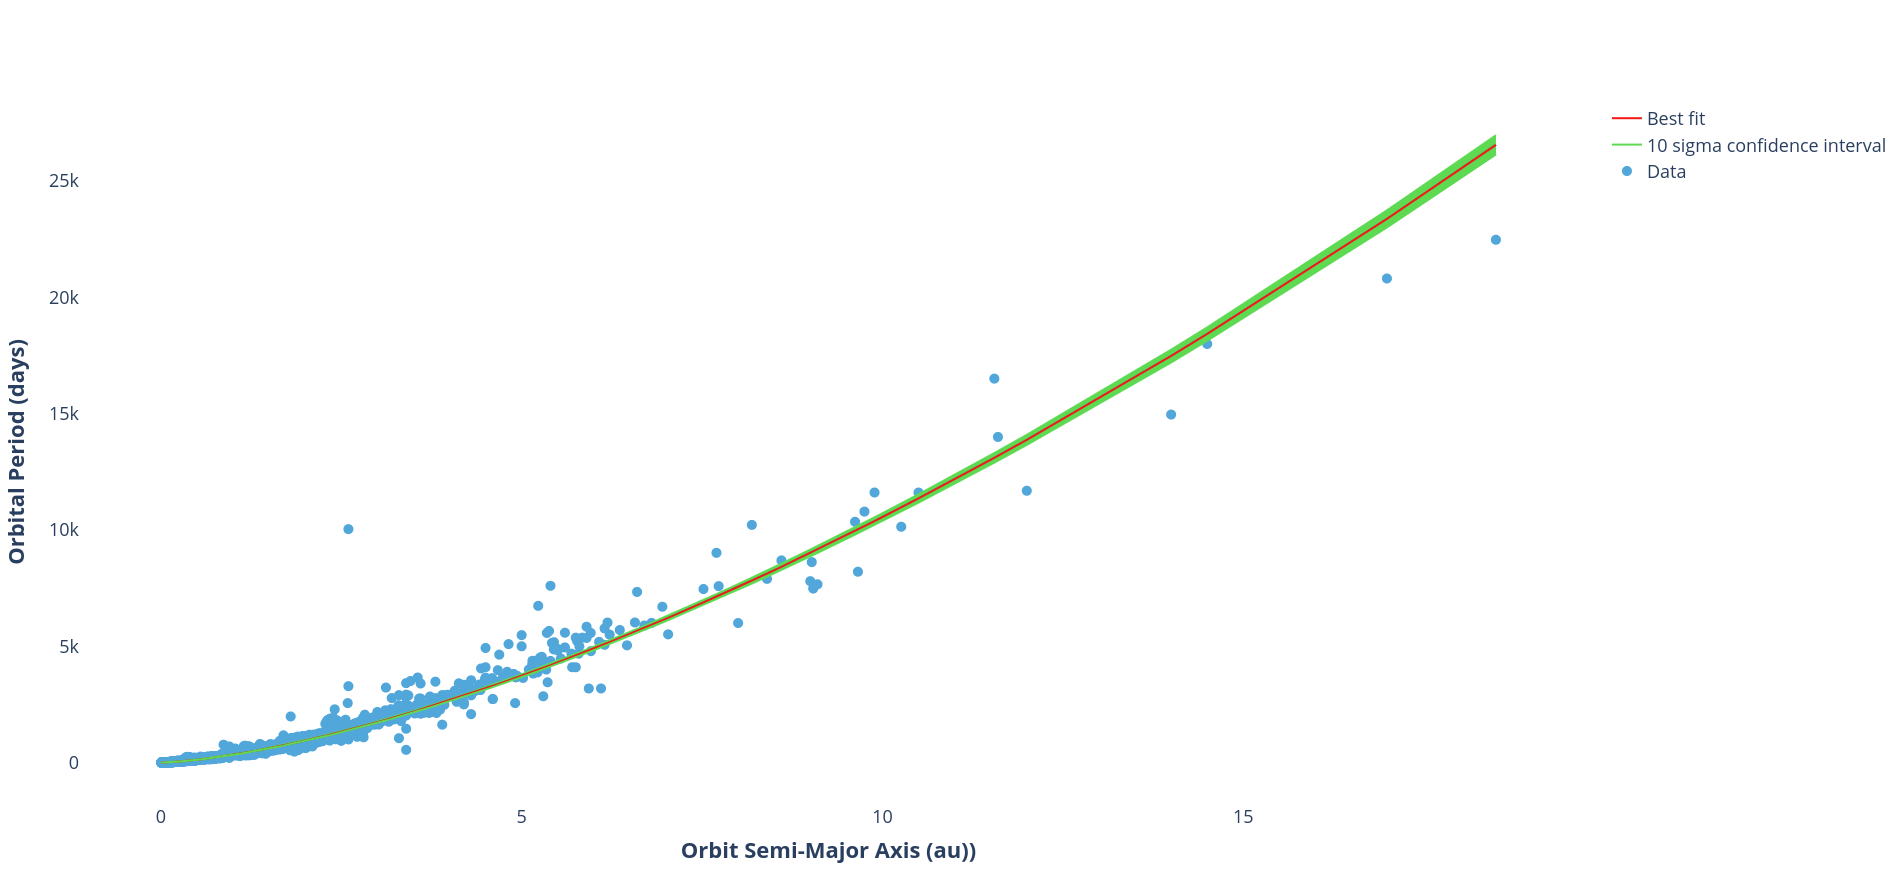

Generate this figure with Python:

# Paths:
path_data = "data/"

# Packages:
import numpy as np
import pandas as pd
import plotly.graph_objects as go
from scipy.optimize import curve_fit

# Display options:
pd.set_option("display.width", 1200)
pd.set_option("display.max_columns", 300)
pd.set_option("display.max_rows", 300)

# Dataset:
df = pd.read_csv(path_data + "nasa_exoplanets.csv")
df_varnames = pd.read_csv(path_data + "nasa_exoplanets_var_names.csv")

# Variables:
resp_var = "pl_orbper"
resp_var_name = df_varnames.loc[(df_varnames["var"] == resp_var), ["var_name"]].values[0][0]
pred_var = "pl_orbsmax"
pred_var_name = df_varnames.loc[(df_varnames["var"] == pred_var), ["var_name"]].values[0][0]

# Adapt the data:
df = df[[pred_var, resp_var]]
df = df.dropna()
df = df.reset_index(drop = True)
df = df[(df[resp_var] < 25000) &
        (df[pred_var] < 20 )]
df = df.sort_values(by = pred_var)

# Fit function:
def kepler_orb(x, a):
    y = a*x**(1.5)
    return(y)

# Regression model:
X = df[pred_var]
Y = df[resp_var]
popt, pcov = curve_fit(f = kepler_orb,
                       xdata = X,
                       ydata = Y,
                       p0 = [1],
                       method = "lm")
popt = popt[0]
perr = np.sqrt(np.diag(pcov))[0]
nstd = 10
popt_up = popt + nstd*perr
popt_dw = popt - nstd*perr
y_fit = kepler_orb(x = X,
                   a = popt)
y_fit_up = kepler_orb(x = X,
                      a = popt_up)
y_fit_dw = kepler_orb(x = X,
                      a = popt_dw)

# Plot:
fig = go.Figure(
    data = [
        go.Scatter(
            x = X,
            y = Y,
            mode = "markers",
            marker = {
                "size": 10,
                "color": "#52A7DA"
            },
            hovertemplate = "<b>" + pred_var_name + ": %{x:}<br>" +
                            resp_var_name + ": %{y:}<br></b><extra></extra>",
            name = "Data"
        ),
        go.Scatter(
            x = X,
            y = y_fit_up,
            mode = "lines",
            line = {
                "width": 2,
                "color": "#5DDA52"
            },
            name = str(nstd) + " sigma confidence interval"
        ),
        go.Scatter(
            x = X,
            y = y_fit,
            fillcolor = "#5DDA52",
            fill = "tonexty",
            hovertemplate = "<b>" + pred_var_name + ": %{x:}<br>" +
                            resp_var_name + ": %{y:}<br></b><extra></extra>",
            showlegend = False
        ),
        go.Scatter(
            x = X,
            y = y_fit,
            mode = "lines",
            line = {
                "width": 2,
                "color": "#F51616"
            },
            hovertemplate = "<b>" + pred_var_name + ": %{x:}<br>" +
                            resp_var_name + ": %{y:}<br></b><extra></extra>",
            name = "Best fit"
        ),
        go.Scatter(
            x = X,
            y = y_fit_dw,
            mode = "lines",
            line = {
                "width": 2,
                "color": "#5DDA52"
            },
            fillcolor = "#5DDA52",
            fill = "tonexty",
            showlegend = False
        )
    ]
)
fig.update_layout(
    xaxis_title = "<b>" + pred_var_name + "</b>" ,
    yaxis_title = "<b>" + resp_var_name + "</b>",
    font = dict(
        size = 18
    ),
    showlegend = True,
    plot_bgcolor = "white",
    hoverlabel = dict(
        font_size = 18,
        font_family = "Rockwell"
    )
)
fig.show()
